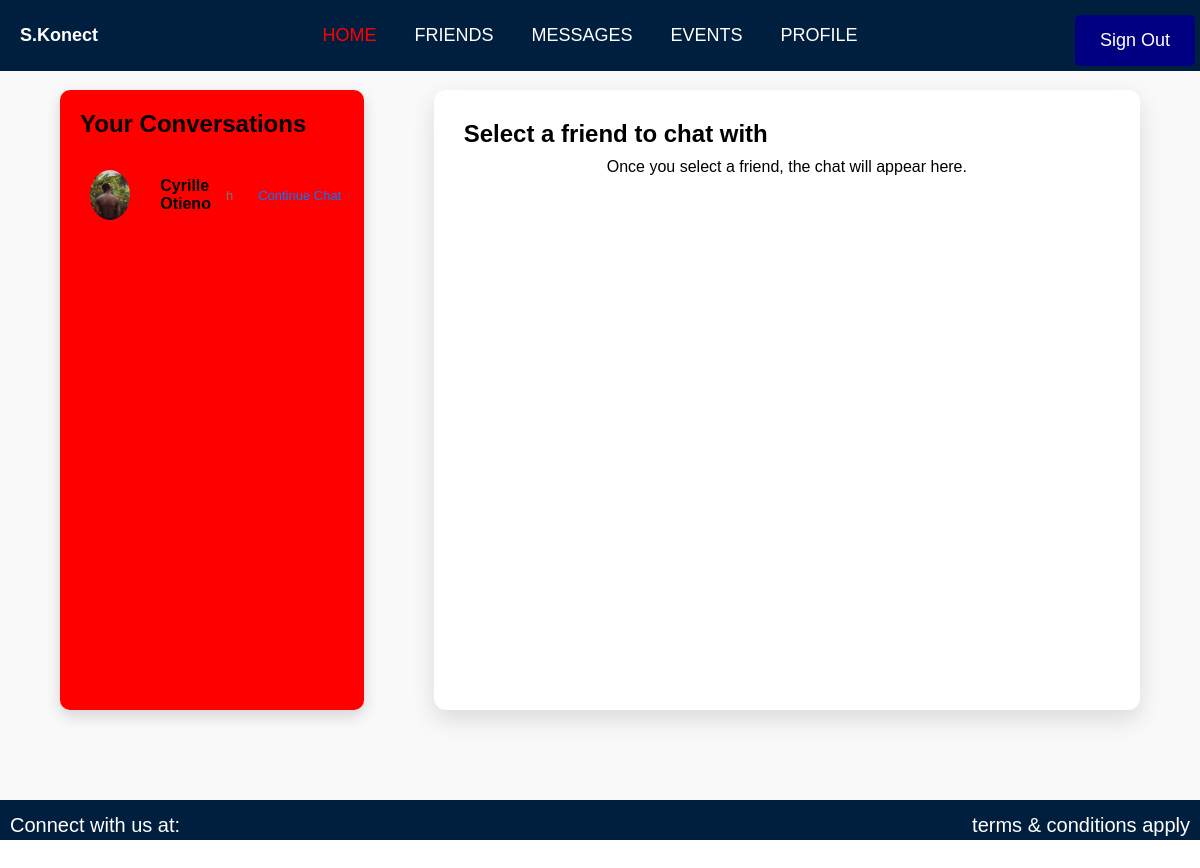
Screenshot of /chat (signed in) with the database file from the repository.
### authentication/models.py (models this page shows, shortened)
class CustomUser(AbstractUser):
    country = models.CharField(max_length=100, null=True, blank=True)
    location = models.CharField(max_length=100, null=True, blank=True)
    institution = models.CharField(max_length=100, null=True, blank=True)
    city = models.CharField(max_length=100, null=True, blank=True)
    state = models.CharField(max_length=100, null=True, blank=True)
    zip_code = models.CharField(max_length=20, null=True, blank=True)
    otp = models.CharField(max_length=6, blank=True, null=True)
    otp_created_at = models.DateTimeField(blank=True, null=True)
    otp_verified = models.BooleanField(default=False)
    profile_picture = models.ImageField(upload_to='profile_pictures/', null=True, blank=True)
    password_reset_token = models.CharField(max_length=36, blank=True, null=True)
    token_created_at = models.DateTimeField(blank=True, null=True)
    is_verified = models.BooleanField(default=False)

class Message(models.Model):
    sender = models.ForeignKey(CustomUser, related_name='sent_messages', on_delete=models.CASCADE)
    recipient = models.ForeignKey(CustomUser, related_name='received_messages', on_delete=models.CASCADE)
    content = models.TextField()
    timestamp = models.DateTimeField(auto_now_add=True)
    read = models.BooleanField(default=False)  # New field to track if the message has been read
    class Meta:
        indexes = [
            models.Index(fields=['sender', 'recipient']),
            models.Index(fields=['timestamp']),
        ]

### authentication/views.py (the view)
# urls.py: path('chat', chat_list_view, name='chat_list'),  # URL for chat list
@login_required
def chat_list_view(request):
    friends = CustomUser.objects.filter(
        Q(friend_requests_received__from_user=request.user, friend_requests_received__accepted=True) |
        Q(friend_requests_sent__to_user=request.user, friend_requests_sent__accepted=True)
    ).distinct()
    messages = Message.objects.filter(
        Q(sender=request.user) | Q(recipient=request.user)
    ).order_by('timestamp')
    last_messages = {}
    for friend in friends:
        last_message = messages.filter(
            Q(sender=friend, recipient=request.user) | Q(sender=request.user, recipient=friend)
        ).last()
        last_messages[friend.id] = last_message
    return render(request, 'authentication/chat_list.html', {
        'friends': friends,
        'last_messages': last_messages,
    })

### authentication/templatetags/custom_filters.py (called while the page is built)
@register.filter
def get_item(dictionary, key):
    return dictionary.get(key)

### templates/authentication/chat_list.html (shortened to what this page needs)
{% extends "authentication/nav2.html" %}
{% load static %}
{% load custom_filters %}
{% block content %}
<section id="chat-page">
    <div class="chat-container">
        <div class="user-list">
            <h1>Your Conversations</h1>
            <ul>
                {% for friend in friends %}
                    <li class="user-card">
                        <img src="{% if friend.profile_picture %}{{ friend.profile_picture.url }}{% else %}{% static 'images/default_profile.png' %}{% endif %}" alt="{{ friend.username }}'s profile picture" class="avatar">
                        <span class="user-name">{{ friend.first_name }} {{ friend.last_name }}</span>
                        <span class="last-message">
                            {% with last_message=last_messages|get_item:friend.id %}
                                {% if last_message %}
                                    {{ last_message.content|truncatewords:5 }}
                                {% else %}
                                    No messages yet.
                                {% endif %}
                            {% endwith %}
                        </span>
                        <a href="{% url 'chat_with_friend' friend.id %}" class="send-message">Continue Chat</a>
                    </li>
                {% empty %}
                    <li>No conversations available.</li>
                {% endfor %}
            </ul>
        </div>
        <div class="chat-interface">
            {% if friend %}
                <div class="chat-header">
                    <img src="{{ friend.profile_picture.url }}" alt="{{ friend.username }}'s profile picture" class="friend-avatar">
                    <span class="friend-name">{{ friend.first_name }} {{ friend.last_name }}</span>
                </div>
                <div class="messages" id="messages">
                    {% for message in messages %}
                        <div class="chat-message {% if message.sender == request.user %}user-a{% else %}user-b{% endif %}">
                            <strong>{{ message.sender.username }}:</strong>
                            <span class="message-content">{{ message.content|escape }}</span>
                            <span class="timestamp">{{ message.timestamp|date:"F j, Y, g:i a" }}</span>
                        </div>
                    {% empty %}
                        <p>No messages yet.</p>
                    {% endfor %}
                </div>
                <form id="chat-form" method="post">
                    {% csrf_token %}
                    <textarea name="content" id="message-input" placeholder="Type your message here..." required></textarea>
                    <button type="submit">Send</button>
                </form>
            {% else %}
                <h2>Select a friend to chat with</h2>
                <p>Once you select a friend, the chat will appear here.</p>
            {% endif %}
        </div>
    </div>
</section>
{% endblock %}

### static/css/base.css (style rules this page uses)
* { padding: 0; margin: 0; box-sizing: border-box; text-decoration: none; list-style: none; }
body { font-family: "Arial", sans-serif, "Itim", cursive; height: 100vh; }
p { margin: 0; }
p { text-align: center; }
p { text-align: center; margin-top: 10px; }
h1 { margin-bottom: 20px; font-size: 24px; }
.avatar { width: 70px; height: 70px; border-radius: 50%; margin-right: 15px; }
#chat-page { display: flex; background-color: #f9f9f9; padding: 50px 20px; height: 100vh; box-sizing: border-box; overflow: hidden; }
.chat-container { display: flex; width: 100%; padding: 40px; gap: 50px; box-sizing: border-box; }
.user-list { width: 30%; background-color: #ffffff; border-radius: 10px; padding: 20px; margin-right: 20px; box-shadow: 0 6px 15px rgba(0, 0, 0, 0.15); overflow-y: auto; max-height: calc(100vh - 80px); background-color: red; }
.user-card { display: flex; flex-direction: row; align-items: center; gap: 15px; padding: 12px 10px; cursor: pointer; transition: background-color 0.3s, box-shadow 0.3s; transition: background-color 0.3s, box-shadow 0.3s; border-radius: 8px; margin-bottom: 12px; }
.avatar { width: 50px; height: 50px; border-radius: 50%; object-fit: cover; }
.user-name { font-weight: 600; font-size: 16px; flex-grow: 1; }
.last-message { font-size: 13px; color: #777; flex-shrink: 0; max-width: 150px; white-space: nowrap; overflow: hidden; text-overflow: ellipsis; }
.send-message { font-size: 13px; text-decoration: none; color: #007bff; margin-left: 10px; flex-shrink: 0; }
.chat-interface { width: 70%; background-color: #ffffff; border-radius: 12px; padding: 30px; box-shadow: 0 10px 25px rgba(0, 0, 0, 0.12); display: flex; flex-direction: column; max-height: calc(100vh - 80px); }

### rows the page displays
CustomUser: profile_picture (picture), first_name "Cyrille", last_name "Otieno"
Message: content "h"
